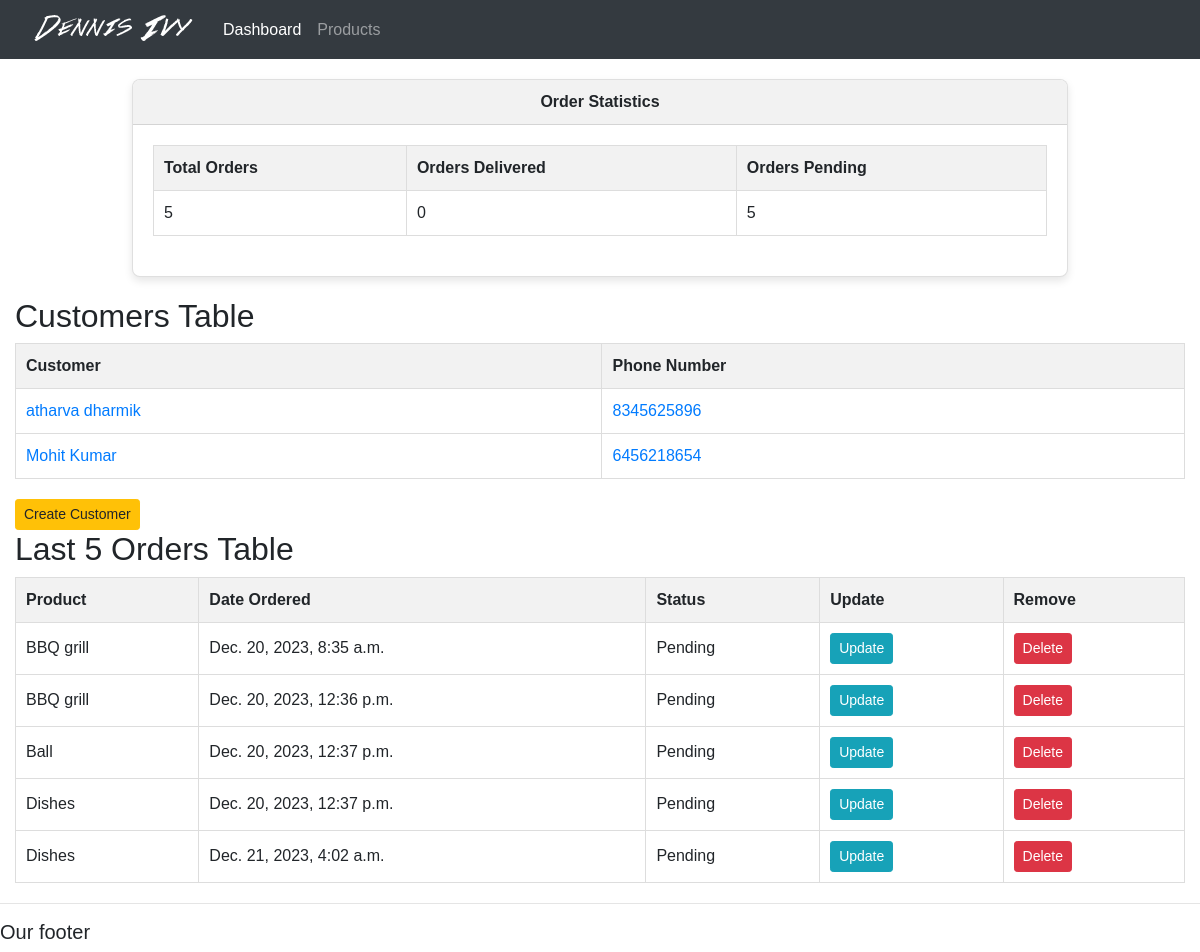
The app's page /, older data.
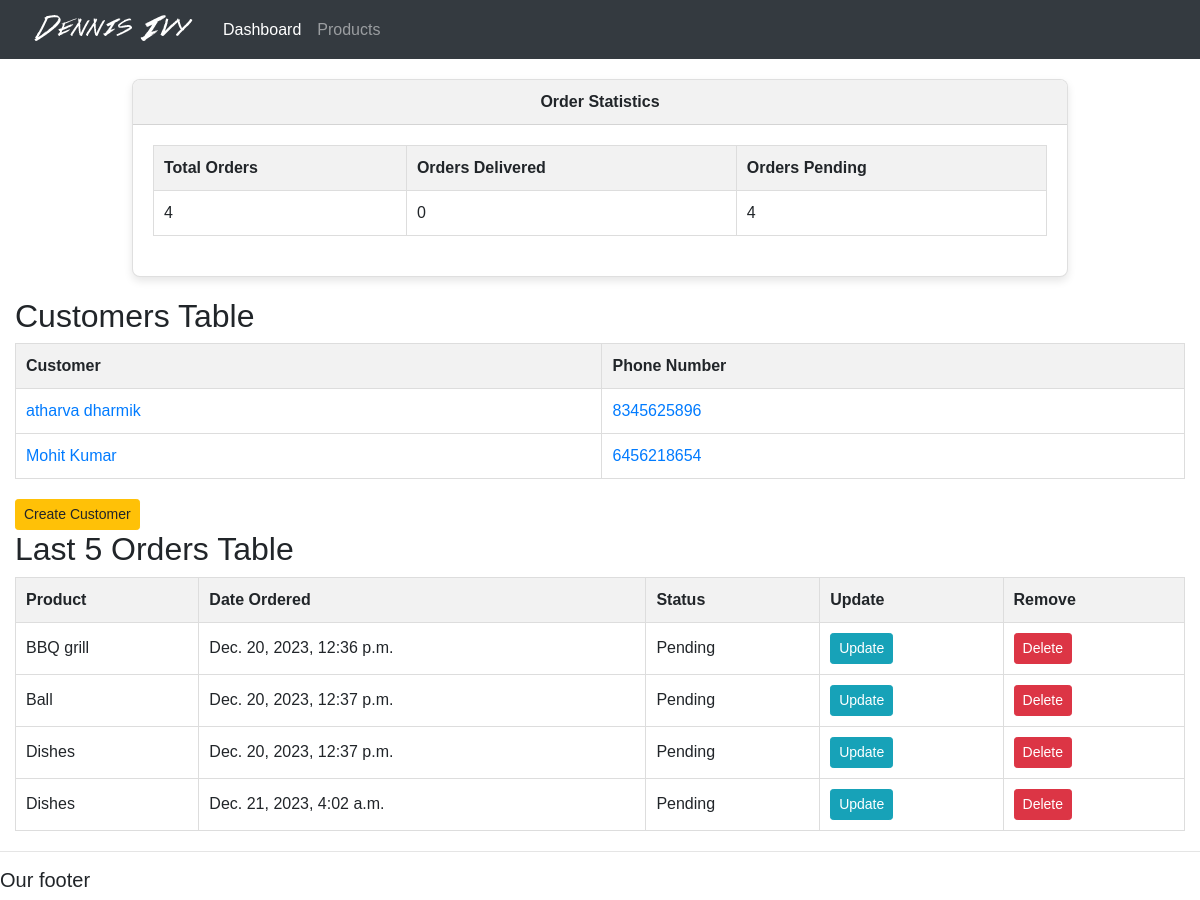
The same page, newer data.
### accounts/models.py (models this page shows, shortened)
class Customer(models.Model):
    name = models.CharField(max_length=200, null = True)
    phone = models.CharField(max_length=10, null = True)
    email = models.EmailField(max_length=200, null = True)
    date_created = models.DateTimeField(auto_now_add=True, null = True)

class Order(models.Model):
    STATUS = (
        ('Pending', 'Pending'),
              ('Out for Delivery', 'Out for Delivery'),
              ('Delivered', 'Delivered'))
    customer = models.ForeignKey(Customer, null = True, on_delete = models.SET_NULL)
    product = models.ForeignKey(Product, null = True, on_delete = models.SET_NULL)
    date_created = models.DateTimeField(auto_now=True, null = True)
    status = models.CharField(max_length=100, null = True, choices = STATUS)
    note = models.CharField(max_length=1000, null = True)

class Product(models.Model):
    CATEGORY = (
        ('Indoor', 'Indoor'),
              ('Outdoor', 'Outdoor'),
              )
    name = models.CharField(max_length=200, null = True)
    price = models.FloatField(null = True)
    category = models.CharField(max_length=200, null = True, choices = CATEGORY)
    description = models.TextField(max_length=400, null = True)
    date_created = models.DateTimeField(auto_now_add=True, null = True)
    tags = models.ManyToManyField(Tag)

### accounts/views.py (the view)
# urls.py: path('', views.home, name="home"),
def home(request):
    orders = Order.objects.all()
    customers = Customer.objects.all()
    total_customers = customers.count()
    total_orders = orders.count()
    delivered = orders.filter(status='Delivered').count()
    orders_pending = orders.filter(status='Pending').count()
    context = {'orders':orders, 'customers':customers, 'total_orders':total_orders, 'delivered':delivered, 'orders_pending':orders_pending}
    return render(request, 'accounts/dashboard.html', context)

### accounts/templates/accounts/dashboard.html (shortened to what this page needs)
{% extends 'accounts/main.html' %}
{% block content %}
{% include 'accounts/status.html' %}
<body>
  <h2>Customers Table</h2>
  <table>
    <thead>
      <tr>
        <th>Customer</th>
        <th>Phone Number</th>
      </tr>
    </thead>
    <tbody>
      {% for customer in customers %}
        <tr>
          <td><a href="{% url 'customers' customer.id %}">{{customer.name}}</a></td>
          <td><a href="{% url 'customers' customer.id %}">{{customer.phone}}</a></td>
        </tr>
      {% endfor %}
     </tbody>
  </table>
  <button class="btn btn-sm btn-warning">Create Customer</button>
  <h2>Last 5 Orders Table</h2>
  <table>
    <thead>
      <tr>
        <th>Product</th>
        <th>Date Ordered</th>
        <th>Status</th>
        <th>Update</th>
        <th>Remove</th>
      </tr>
    </thead>
    {% for order in orders %}
    <tr>
      <td>{{order.product.name}}</td>
      <td>{{order.date_created}}</td>
      <td>{{order.status}}</td>
      <td><a class = "btn btn-sm btn-info"href="{% url 'update_order' order.id %}">Update</a></td>
      <td><a class="btn btn-sm btn-danger" href="{% url 'delete_order' order.id %}">Delete</a></td>
    </tr>
  {% endfor %}
  </table>
{% endblock %}

Row changes from the older to the newer data that the page shows:
removed Order: product.name "BBQ grill", date_created "Dec. 20, 2023, 8:35 a.m.", status "Pending"
Text that changed along with them:
{{ total_orders }}: "5" → "4"
{{ orders_pending }}: "5" → "4"
